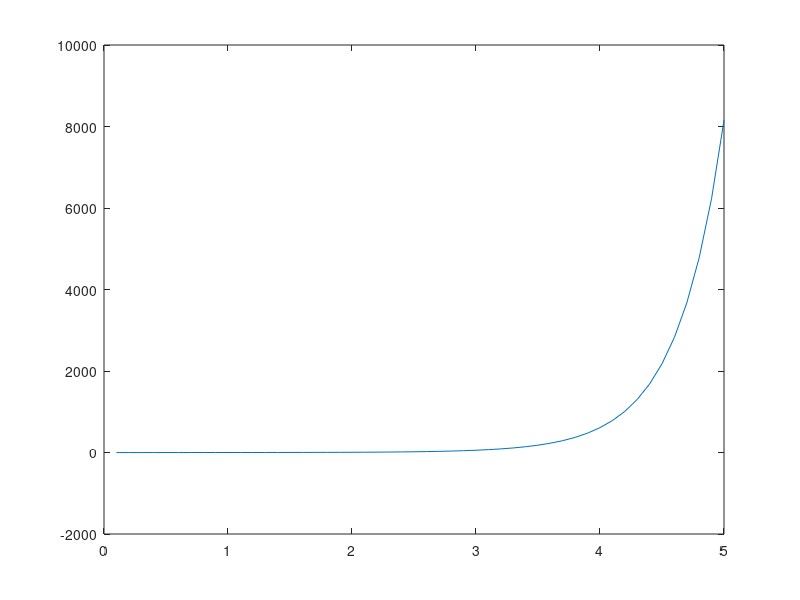

Reproduce this figure in MATLAB.
2;

function y = f(x)
  y = x ^ x - x - 7;
endfunction

function y = fprime(x)
  y = ( x ^ x ) * (1 + log(x)) - 1;
endfunction

xCoordinate = 0.1:0.1:5;
yCoordinate = 0.1:0.1:5;
[n n] = size(xCoordinate);

for i=1:n
  yCoordinate(i) = fprime(xCoordinate(i));
endfor
  
plot(xCoordinate, yCoordinate);
#title ("Simple 2-D Plot");
#xlabel ("x");
#ylabel ("sin (x)");

function root = bisection(left, right, tolerance)
  display("doing bisection ...")
  iteration = 0;
  signright = sign(f(right));
  middle = left;
  do
    iteration += 1;
    lastmiddle = middle;
    middle = (left + right) / 2.0;
    result = f(middle);
    if(sign(result) == signright) right = middle;
    else left = middle;
    endif
  
  until (lastmiddle == middle || right-left < tolerance)
  root = middle;
  iteration
endfunction

function root = newton(x, tolerance)
  tolerance /= 2.0;
  iteration = 0;
  do
    bf = x
    iteration += 1;
    # printf("Used the line y = %fx\n", fprime(x));
    x = x - f(x)/fprime(x);
  until (abs(x - bf) < tolerance)
  root = x;
  iteration
endfunction

bisection(1, 3, 1e-2)
bisection(1, 3, 1e-4)
bisection(1, 3, 1e-8)
bisection(1, 3, 1e-16)


newton(2, 1e-2)
newton(2, 1e-4)
newton(2, 1e-8)
newton(2, 1e-16)